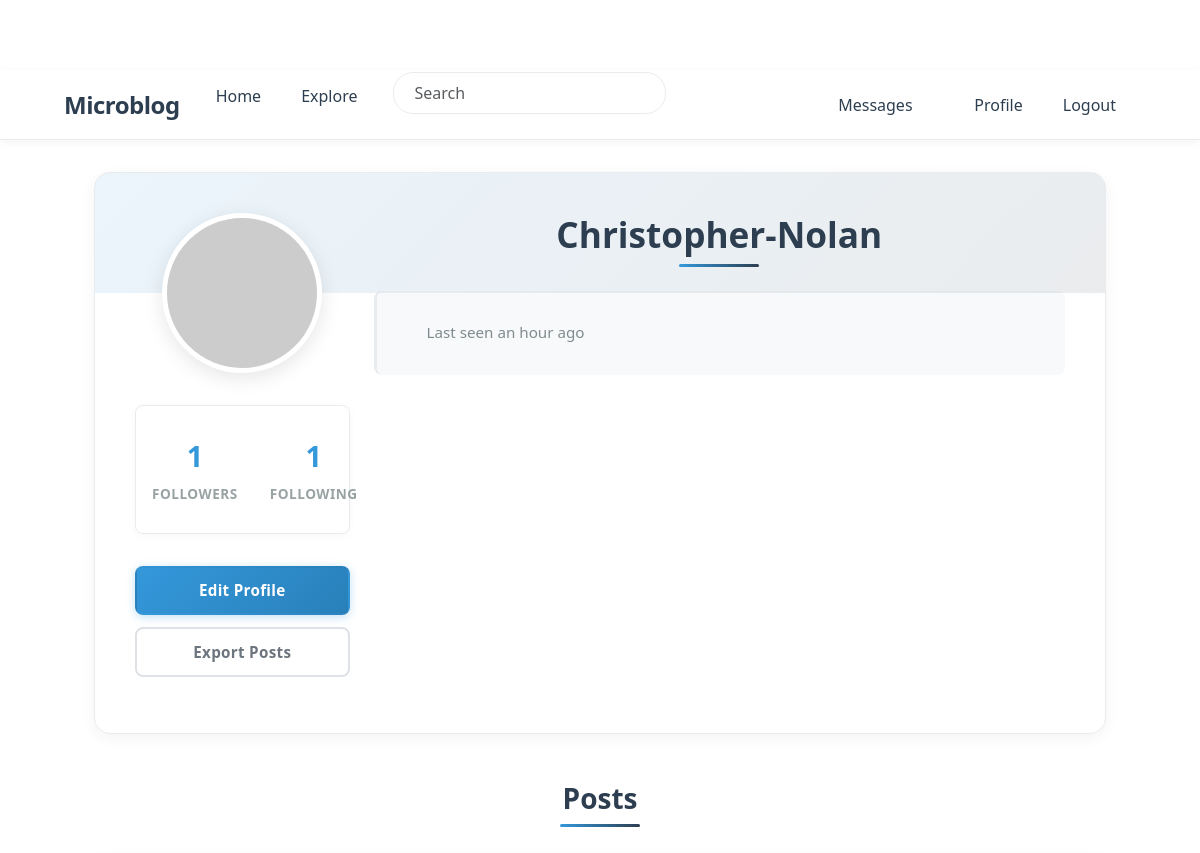
Before: /user/Christopher-Nolan (signed in, upper part) with the older database file.
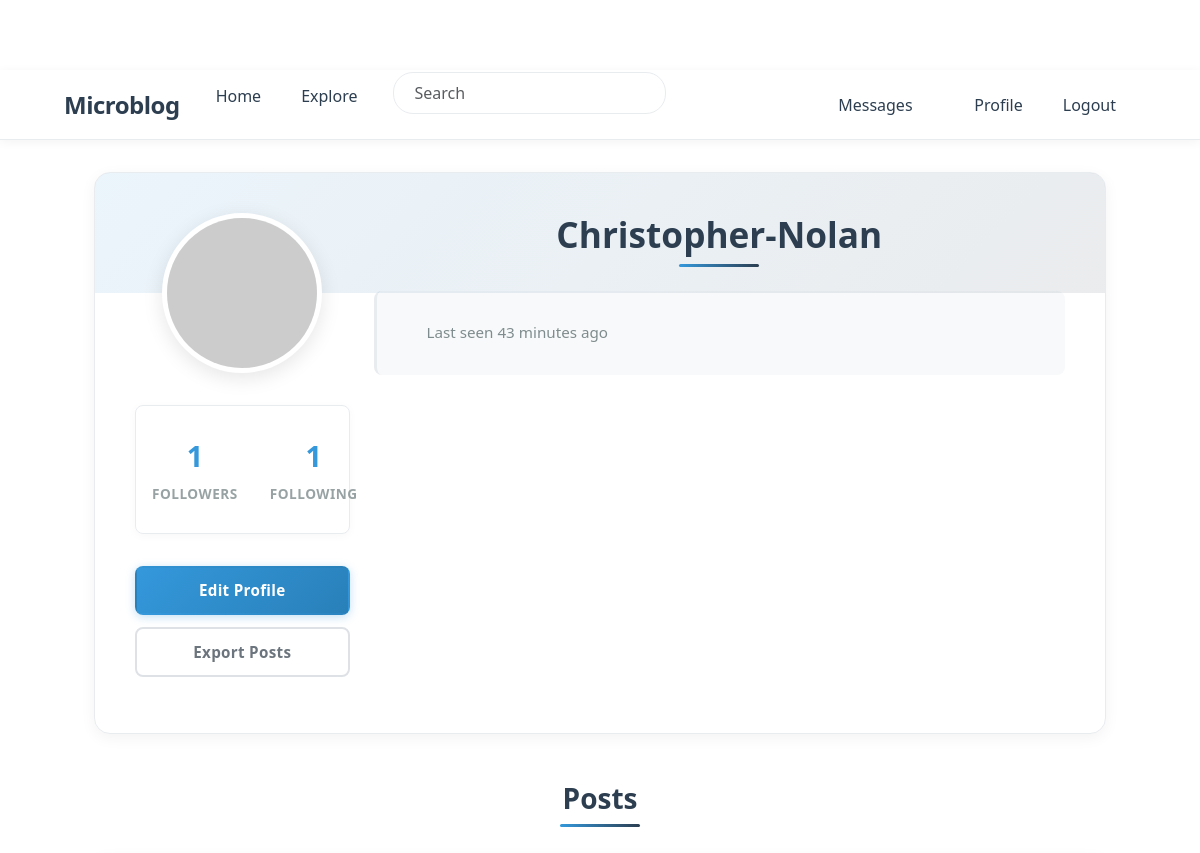
After: the same page with the newer database file.
### app/models.py (models this page shows, shortened)
class PaginatedAPIMixin(object):
    @staticmethod
    def to_collection_dict(query, page, per_page, endpoint, **kwargs):
        resources = db.paginate(query, page=page, per_page=per_page,
                                error_out=False)
        data = {
            'items': [item.to_dict() for item in resources.items],
            '_meta': {
                'page': page,
                'per_page': per_page,
                'total_pages': resources.pages,
                'total_items': resources.total
            },
            '_links': {
                'self': url_for(endpoint, page=page, per_page=per_page,
                                **kwargs),
                'next': url_for(endpoint, page=page + 1, per_page=per_page,
                                **kwargs) if resources.has_next else None,
                'prev': url_for(endpoint, page=page - 1, per_page=per_page,
                                **kwargs) if resources.has_prev else None
            }
        }
        return data

class User(PaginatedAPIMixin, UserMixin, db.Model):
    id: so.Mapped[int] = so.mapped_column(primary_key=True)
    username: so.Mapped[str] = so.mapped_column(sa.String(64), index=True,
                                                unique=True)
    email: so.Mapped[str] = so.mapped_column(sa.String(120), index=True,
                                             unique=True)
    password_hash: so.Mapped[Optional[str]] = so.mapped_column(sa.String(256))
    about_me: so.Mapped[Optional[str]] = so.mapped_column(sa.String(140))
    last_seen: so.Mapped[Optional[datetime]] = so.mapped_column(
        default=lambda: datetime.now(timezone.utc))
    last_message_read_time: so.Mapped[Optional[datetime]]
    token: so.Mapped[Optional[str]] = so.mapped_column(
        sa.String(32), index=True, unique=True)
    token_expiration: so.Mapped[Optional[datetime]]
    posts: so.WriteOnlyMapped['Post'] = so.relationship(
        back_populates='author')
    following: so.WriteOnlyMapped['User'] = so.relationship(
        secondary=followers, primaryjoin=(followers.c.follower_id == id),
        secondaryjoin=(followers.c.followed_id == id),
        back_populates='followers')
    followers: so.WriteOnlyMapped['User'] = so.relationship(
        secondary=followers, primaryjoin=(followers.c.followed_id == id),
        secondaryjoin=(followers.c.follower_id == id),
        back_populates='following')
    messages_sent: so.WriteOnlyMapped['Message'] = so.relationship(
        foreign_keys='Message.sender_id', back_populates='author')
    messages_received: so.WriteOnlyMapped['Message'] = so.relationship(
        foreign_keys='Message.recipient_id', back_populates='recipient')
    notifications: so.WriteOnlyMapped['Notification'] = so.relationship(
        back_populates='user')
    tasks: so.WriteOnlyMapped['Task'] = so.relationship(back_populates='user')
    def avatar(self, size):
        digest = md5(self.email.lower().encode('utf-8')).hexdigest()
        return f'https://www.gravatar.com/avatar/{digest}?d=identicon&s={size}'
    def followers_count(self):
        query = sa.select(sa.func.count()).select_from(
            self.followers.select().subquery())
        return db.session.scalar(query)
    def following_count(self):
        query = sa.select(sa.func.count()).select_from(
            self.following.select().subquery())
        return db.session.scalar(query)
    def unread_message_count(self):
        last_read_time = self.last_message_read_time or datetime(1900, 1, 1)
        query = sa.select(Message).where(Message.recipient == self,
                                         Message.timestamp > last_read_time)
        return db.session.scalar(sa.select(sa.func.count()).select_from(
            query.subquery()))
    def get_tasks_in_progress(self):
        query = self.tasks.select().where(Task.complete == False)
        return db.session.scalars(query)
    def get_task_in_progress(self, name):
        query = self.tasks.select().where(Task.name == name,
                                          Task.complete == False)
        return db.session.scalar(query)

### app/main/routes.py (the view)
@bp.route('/user/<username>')
@login_required
def user(username):
    user = db.first_or_404(sa.select(User).where(User.username == username))
    page = request.args.get('page', 1, type=int)
    query = user.posts.select().order_by(Post.timestamp.desc())
    posts = db.paginate(query, page=page,
                        per_page=current_app.config['POSTS_PER_PAGE'],
                        error_out=False)
    next_url = url_for('main.user', username=user.username,
                       page=posts.next_num) if posts.has_next else None
    prev_url = url_for('main.user', username=user.username,
                       page=posts.prev_num) if posts.has_prev else None
    form = EmptyForm()
    return render_template('user.html', user=user, posts=posts.items,
                           next_url=next_url, prev_url=prev_url, form=form)

### app/main/forms.py
class SearchForm(FlaskForm):
    q = StringField(_l('Search'), validators=[DataRequired()])
    def __init__(self, *args, **kwargs):
        if 'formdata' not in kwargs:
            kwargs['formdata'] = request.args
        if 'meta' not in kwargs:
            kwargs['meta'] = {'csrf': False}
        super(SearchForm, self).__init__(*args, **kwargs)

class EmptyForm(FlaskForm):
    submit = SubmitField('Submit')

### app/__init__.py (called while the page is built)
def get_locale():
    return request.accept_languages.best_match(current_app.config['LANGUAGES'])

### app/main/routes.py (called while the page is built)
@bp.before_app_request
def before_request():
    if current_user.is_authenticated:
        current_user.last_seen = datetime.now(timezone.utc)
        db.session.commit()
        g.search_form = SearchForm()
    g.locale = str(get_locale())

### app/models.py (called while the page is built)
@login.user_loader
def load_user(id):
    return db.session.get(User, int(id))

    @classmethod
    def before_commit(cls, session):
        session._changes = {
            'add': list(session.new),
            'update': list(session.dirty),
            'delete': list(session.deleted)
        }

    @classmethod
    def after_commit(cls, session):
        try:
            for obj in session._changes['add']:
                if isinstance(obj, SearchableMixin):
                    add_to_index(obj.__tablename__, obj)
            for obj in session._changes['update']:
                if isinstance(obj, SearchableMixin):
                    add_to_index(obj.__tablename__, obj)
            for obj in session._changes['delete']:
                if isinstance(obj, SearchableMixin):
                    remove_from_index(obj.__tablename__, obj)
        except Exception as e:
            current_app.logger.error(f'Error in after_commit: {e}')
        finally:
            session._changes = None

### app/templates/user.html (shortened to what this page needs)
{% extends "base.html" %}
{% block content %}
<div class="container">
    <div class="profile-container">
        <div class="row">
            <div class="col-md-3 text-center">
                <img src="{{ user.avatar(200) }}" class="profile-avatar" alt="{{ user.username }}'s avatar">
                <div class="profile-stats">
                    <div class="stat-item">
                        <span class="stat-value">{{ user.followers_count() }}</span>
                        <span class="stat-label">{{ _('Followers') }}</span>
                    </div>
                    <div class="stat-item">
                        <span class="stat-value">{{ user.following_count() }}</span>
                        <span class="stat-label">{{ _('Following') }}</span>
                    </div>
                </div>
                <div class="profile-actions">
                    {% if user == current_user %}
                        <a href="{{ url_for('main.edit_profile') }}" class="btn btn-edit">
                            {{ _('Edit Profile') }}
                        </a>
                        {% if not current_user.get_task_in_progress('export_posts') %}
                        <a href="{{ url_for('main.export_posts') }}" class="btn btn-outline-secondary">
                            {{ _('Export Posts') }}
                        </a>
                        {% endif %}
                    {% elif not current_user.is_following(user) %}
                        <form action="{{ url_for('main.follow', username=user.username) }}" method="post" class="d-inline">
                            {{ form.hidden_tag() }}
                            <button type="submit" class="btn btn-primary">{{ _('Follow') }}</button>
                        </form>
                    {% else %}
                        <form action="{{ url_for('main.unfollow', username=user.username) }}" method="post" class="d-inline">
                            {{ form.hidden_tag() }}
                            <button type="submit" class="btn btn-outline-secondary">{{ _('Following') }}</button>
                        </form>
                    {% endif %}
                </div>
            </div>
            <div class="col-md-9">
                <h1 class="profile-username">{{ user.username }}</h1>
                <div class="profile-meta">
                    {% if user.last_seen %}
                    <p> {{ _('Last seen') }} {{ moment(user.last_seen).fromNow() }}</p>
                    {% endif %}
                </div>
            </div>
        </div>
    </div>
    <h2 class="posts-header">{{ _('Posts') }}</h2>
{% endblock %}

### app/templates/base.html (shortened to what this page needs)
<!doctype html>
<html lang="en">
  <head>
    <link
        href="https://cdn.jsdelivr.net/npm/bootstrap@5.3.2/dist/css/bootstrap.min.css"
        rel="stylesheet"
>
    <link rel="stylesheet" href="{{ url_for('static', filename='css/styles.css') }}">
  </head>
  <body>
    <nav class="navbar navbar-expand-lg bg-body-tertiary">
      <div class="container">
        <a class="navbar-brand" href="{{ url_for('main.index') }}">Microblog</a>
        <div class="collapse navbar-collapse" id="navbarSupportedContent">
          <ul class="navbar-nav me-auto mb-2 mb-lg-0">
            <li class="nav-item">
              <a class="nav-link" aria-current="page" href="{{ url_for('main.index') }}">{{ _('Home') }}</a>
            </li>
            <li class="nav-item">
              <a class="nav-link" aria-current="page" href="{{ url_for('main.explore') }}">{{ _('Explore') }}</a>
            </li>
            {% if g.search_form %}
            <form class="navbar-form navbar-left" method="get" action="{{ url_for('main.search') }}">
                <div class="form-group">
                    {{ g.search_form.q(size=20, class='form-control', placeholder=g.search_form.q.label.text) }}
                </div>
            </form>
            {% endif %}
          </ul>
          <ul class="navbar-nav mb-2 mb-lg-0">
            {% if current_user.is_anonymous %}
            <li class="nav-item">
              <a class="nav-link" aria-current="page" href="{{ url_for('auth.login') }}">{{ _('Login') }}</a>
            </li>
            {% else %}
            <li class="nav-item">
              <a class="nav-link" aria-current="page" href="{{ url_for('main.messages') }}">{{ _('Messages') }}
                {% set unread_message_count = current_user.unread_message_count() %}
              </a>
            </li>
            <li class="nav-item">
              <a class="nav-link" aria-current="page" href="{{ url_for('main.user', username=current_user.username) }}">{{ _('Profile') }}</a>
            </li>
            <li class="nav-item">
              <a class="nav-link" aria-current="page" href="{{ url_for('auth.logout') }}">{{ _('Logout') }}</a>
            </li>
            {% endif %}
          </ul>
        </div>
      </div>
    </nav>
    <div class="container mt-3">
      {% block content %}{% endblock %}
    </div>
  </body>
</html>

### app/static/css/styles.css (style rules this page uses)
:root { --primary-color: #3498db; --primary-hover: #2980b9; --success-color: #2ecc71; --success-hover: #27ae60; --text-color: #2c3e50; --text-secondary: #7f8c8d; --border-color: #e9ecef; --card-shadow: 0 4px 15px rgba(0, 0, 0, 0.05); --transition: all 0.25s ease; --nav-height: 70px; --container-padding: 2rem; }
.profile-container { background: #fff; border-radius: 16px; box-shadow: var(--card-shadow); padding: 2.5rem; margin: 2rem 0; border: 1px solid var(--border-color); position: relative; overflow: hidden; }
.profile-container::before { content: ''; position: absolute; top: 0; left: 0; right: 0; height: 120px; background: linear-gradient(135deg, var(--primary-color), #2c3e50); z-index: 0; opacity: 0.1; }
.profile-avatar { width: 160px; height: 160px; border-radius: 50%; object-fit: cover; border: 5px solid #fff; box-shadow: 0 5px 20px rgba(0, 0, 0, 0.1); margin: 0 auto 1.5rem; display: block; transition: var(--transition); background: #f8f9fa; position: relative; z-index: 1; }
.profile-username { font-size: 2.2rem; font-weight: 700; color: var(--text-color); margin: 0 0 0.5rem; text-align: center; position: relative; padding-bottom: 0.75rem; }
.profile-username::after { content: ''; position: absolute; bottom: 0; left: 50%; transform: translateX(-50%); width: 80px; height: 3px; background: linear-gradient(90deg, var(--primary-color), #2c3e50); border-radius: 3px; }
.profile-meta { color: var(--text-secondary); font-size: 0.95rem; line-height: 1.8; margin: 1.5rem 0; padding: 1.25rem; background: #f8f9fa; border-radius: 8px; border-left: 3px solid var(--border-color); }
.profile-meta p { margin: 0.5rem 0; display: flex; align-items: center; }
.profile-stats { display: flex; justify-content: space-around; margin: 2rem 0; padding: 1.25rem 0; background: #fff; border-radius: 8px; box-shadow: 0 2px 10px rgba(0, 0, 0, 0.03); border: 1px solid var(--border-color); }
.stat-item { text-align: center; padding: 0.5rem 1rem; transition: var(--transition); border-radius: 6px; }
.stat-value { font-size: 1.8rem; font-weight: 700; color: var(--primary-color); display: block; margin-bottom: 0.25rem; font-family: 'Segoe UI', Tahoma, Geneva, Verdana, sans-serif; }
.stat-label { font-size: 0.85rem; color: var(--text-secondary); text-transform: uppercase; letter-spacing: 0.5px; font-weight: 600; opacity: 0.8; }
.profile-actions { margin: 2rem 0 1rem; display: flex; flex-direction: column; gap: 0.75rem; }
.btn-edit, .btn-message, .btn-outline-secondary { width: 100%; padding: 0.7rem 1rem; border-radius: 8px; font-weight: 600; text-align: center; transition: var(--transition); display: inline-flex; align-items: center; justify-content: center; text-decoration: none; font-size: 0.95rem; letter-spacing: 0.3px; border: 2px solid transparent; }
.btn-edit { background: linear-gradient(135deg, var(--primary-color), var(--primary-hover)); color: white; box-shadow: 0 2px 10px rgba(52, 152, 219, 0.3); }
.btn-outline-secondary { background: transparent; color: #6c757d; border: 2px solid #dee2e6; }
.posts-header { font-size: 1.75rem; font-weight: 700; color: var(--text-color); margin: 3rem 0 1.75rem; position: relative; text-align: center; padding-bottom: 0.75rem; }
.posts-header::after { content: ''; position: absolute; bottom: 0; left: 50%; transform: translateX(-50%); width: 80px; height: 3px; background: linear-gradient(90deg, var(--primary-color), #2c3e50); border-radius: 3px; }
.navbar { height: var(--nav-height); background-color: #fff !important; box-shadow: 0 2px 10px rgba(0, 0, 0, 0.05); padding: 0.5rem var(--container-padding); position: sticky; top: 0; z-index: 1030; border-bottom: 1px solid var(--border-color); }
.navbar-brand { font-weight: 700; font-size: 1.5rem; color: var(--text-color) !important; letter-spacing: -0.5px; padding: 0.5rem 0; }
.nav-link { font-weight: 500; color: var(--text-color) !important; padding: 0.75rem 1rem !important; margin: 0 0.25rem; border-radius: 8px; transition: var(--transition); }
.navbar-form { margin: 0 1rem; flex-grow: 1; max-width: 400px; }
.navbar-form .form-control { border-radius: 20px; padding: 0.5rem 1.25rem; border: 1px solid var(--border-color); transition: var(--transition); width: 100%; }
.form-group { margin-bottom: 1.5rem; }
.form-control, .form-select { border: 1px solid var(--border-color); border-radius: 8px; padding: 0.75rem 1rem; transition: var(--transition); font-size: 1rem; }
body { padding-top: var(--nav-height); }
.container { padding: 0 var(--container-padding); }

Changed rows visible on the page:
changed User "Christopher-Nolan": last_seen "an hour ago" → "43 minutes ago"
